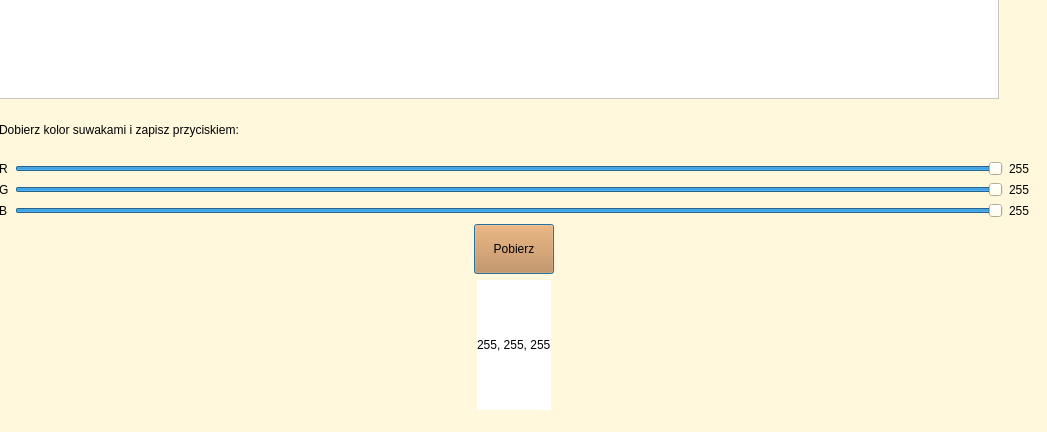
<?xml version="1.0" encoding="UTF-8"?>
<ui version="4.0">
 <class>Dialog</class>
 <widget class="QDialog" name="Dialog">
  <property name="geometry">
   <rect>
    <x>0</x>
    <y>0</y>
    <width>1047</width>
    <height>432</height>
   </rect>
  </property>
  <property name="windowTitle">
   <string>Wzornik kolorów RGB. Wykonał 00000000000</string>
  </property>
  <property name="styleSheet">
   <string notr="true">background-color:Cornsilk</string>
  </property>
  <widget class="QWidget" name="gridLayoutWidget">
   <property name="geometry">
    <rect>
     <x>-1</x>
     <y>-1</y>
     <width>1031</width>
     <height>411</height>
    </rect>
   </property>
   <layout class="QGridLayout" name="gridLayout">
    <item row="4" column="2">
     <widget class="QLabel" name="labelGreen">
      <property name="styleSheet">
       <string notr="true">color:black</string>
      </property>
      <property name="text">
       <string>255</string>
      </property>
     </widget>
    </item>
    <item row="5" column="2">
     <widget class="QLabel" name="labelBlue">
      <property name="styleSheet">
       <string notr="true">color:black</string>
      </property>
      <property name="text">
       <string>255</string>
      </property>
     </widget>
    </item>
    <item row="4" column="1">
     <widget class="QSlider" name="sliderGreen">
      <property name="maximum">
       <number>255</number>
      </property>
      <property name="value">
       <number>255</number>
      </property>
      <property name="orientation">
       <enum>Qt::Horizontal</enum>
      </property>
     </widget>
    </item>
    <item row="0" column="0" colspan="3">
     <widget class="QTextEdit" name="colorEdit">
      <property name="minimumSize">
       <size>
        <width>100</width>
        <height>100</height>
       </size>
      </property>
      <property name="maximumSize">
       <size>
        <width>1000</width>
        <height>100</height>
       </size>
      </property>
      <property name="styleSheet">
       <string notr="true">background-color:white</string>
      </property>
     </widget>
    </item>
    <item row="1" column="0" colspan="3">
     <widget class="QLabel" name="label">
      <property name="maximumSize">
       <size>
        <width>300</width>
        <height>50</height>
       </size>
      </property>
      <property name="styleSheet">
       <string notr="true">color:black</string>
      </property>
      <property name="text">
       <string>Dobierz kolor suwakami i zapisz przyciskiem:</string>
      </property>
     </widget>
    </item>
    <item row="4" column="0">
     <widget class="QLabel" name="label_3">
      <property name="styleSheet">
       <string notr="true">color:black</string>
      </property>
      <property name="text">
       <string>G</string>
      </property>
     </widget>
    </item>
    <item row="5" column="0">
     <widget class="QLabel" name="label_4">
      <property name="styleSheet">
       <string notr="true">color:black</string>
      </property>
      <property name="text">
       <string>B</string>
      </property>
     </widget>
    </item>
    <item row="2" column="2">
     <widget class="QLabel" name="labelRed">
      <property name="styleSheet">
       <string notr="true">color:black</string>
      </property>
      <property name="text">
       <string>255</string>
      </property>
     </widget>
    </item>
    <item row="5" column="1">
     <widget class="QSlider" name="sliderBlue">
      <property name="maximum">
       <number>255</number>
      </property>
      <property name="value">
       <number>255</number>
      </property>
      <property name="orientation">
       <enum>Qt::Horizontal</enum>
      </property>
     </widget>
    </item>
    <item row="2" column="1">
     <widget class="QSlider" name="sliderRed">
      <property name="maximum">
       <number>255</number>
      </property>
      <property name="value">
       <number>255</number>
      </property>
      <property name="orientation">
       <enum>Qt::Horizontal</enum>
      </property>
     </widget>
    </item>
    <item row="2" column="0">
     <widget class="QLabel" name="label_2">
      <property name="styleSheet">
       <string notr="true">color:black</string>
      </property>
      <property name="text">
       <string>R</string>
      </property>
     </widget>
    </item>
    <item row="7" column="0" colspan="3" alignment="Qt::AlignHCenter">
     <widget class="QLabel" name="labelColor">
      <property name="maximumSize">
       <size>
        <width>16777215</width>
        <height>16777215</height>
       </size>
      </property>
      <property name="styleSheet">
       <string notr="true">background-color:white;color:black</string>
      </property>
      <property name="text">
       <string>255, 255, 255</string>
      </property>
     </widget>
    </item>
    <item row="6" column="0" colspan="3" alignment="Qt::AlignHCenter">
     <widget class="QPushButton" name="colorButton">
      <property name="maximumSize">
       <size>
        <width>100</width>
        <height>50</height>
       </size>
      </property>
      <property name="styleSheet">
       <string notr="true">background-color: Peru</string>
      </property>
      <property name="text">
       <string>Pobierz</string>
      </property>
     </widget>
    </item>
   </layout>
  </widget>
 </widget>
 <resources/>
 <connections/>
</ui>
